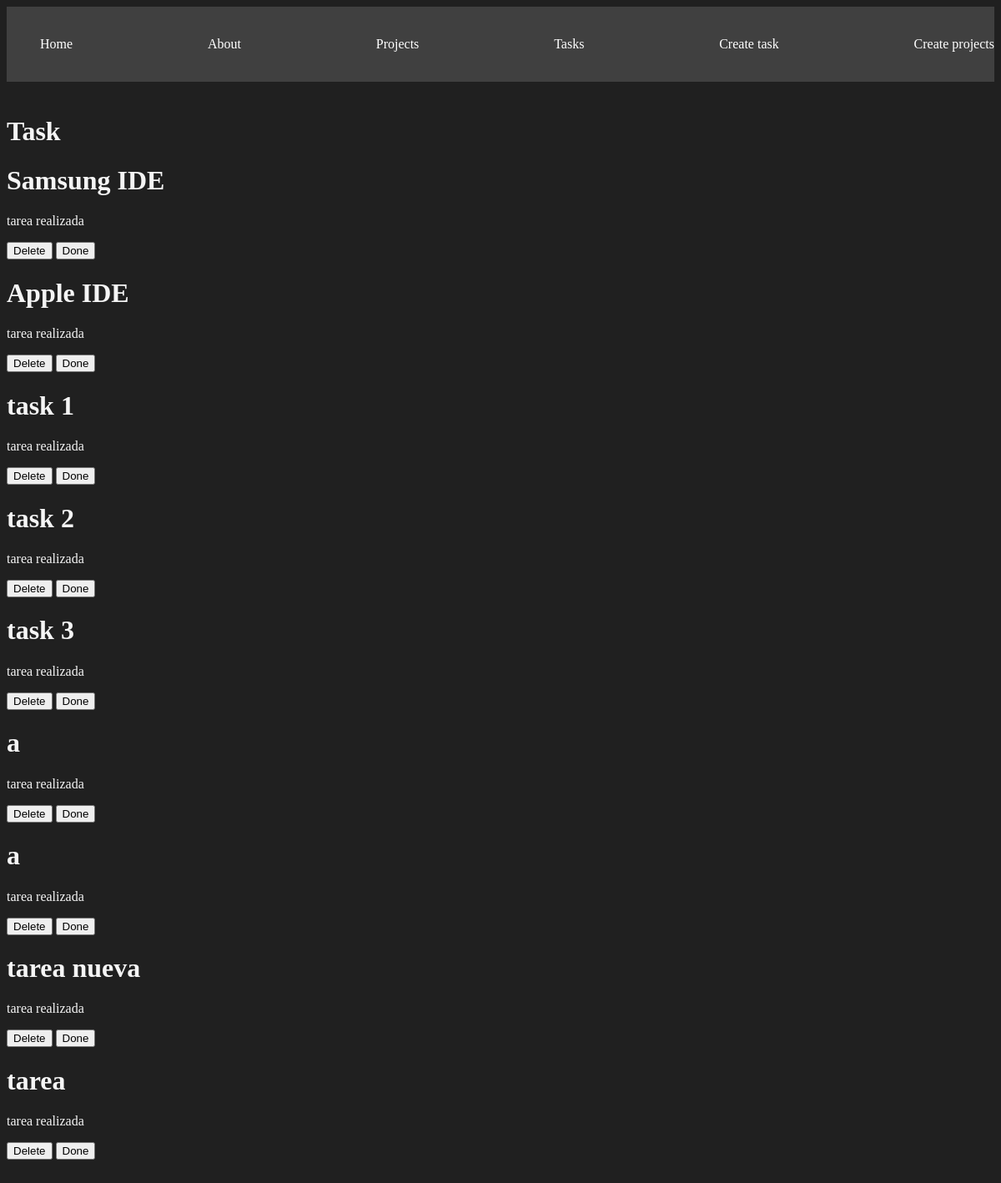
/tasks/, run on the app's committed database.
### myapp/models.py (models this page shows, shortened)
class Task(models.Model):
    title = models.CharField(max_length=200)
    description = models.TextField()
    project = models.ForeignKey(Project, on_delete=models.CASCADE)
    done = models.BooleanField(default=False)

### myapp/views.py (the view)
# urls.py: path('tasks/', views.tasks, name='tasks'),
def tasks(request):
    tasks = Task.objects.all()
    return render(request, 'tasks/tasks.html', {
        'tasks':tasks
        })

### myapp/templates/tasks/tasks.html
{% extends 'layouts/base.html' %}
{% block content %}
<h1>Task</h1>
{% for task in tasks %}
<div>
    <h1>{{task.title}}</h1>
    {% if task.done == false %}
    <p>tarea pendiente</p>
    {% else %}
    <p>tarea realizada</p>
    {% endif %}
    <button>
        Delete
    </button>
    <button>
        Done
    </button>
</div>
{% endfor %}
{% endblock %}

### myapp/templates/layouts/base.html (shortened to what this page needs)
{%load static %}
<!DOCTYPE html>
<html lang="en">
<head>
    <link rel="stylesheet" href="{% static '/styles/main.css' %}">
</head>
<body>
    <nav class="navbar container">
        <ul>
            <li>
                <a href="/">Home</a>
            </li>
            <li>
                <a href="/about">About</a>
            </li>
            <li>
                <a href="{% url 'projects' %}">Projects</a>
            </li>
            <li>
                <a href="{% url 'tasks' %}">Tasks</a>
            </li>
            <li>
                <a href="{% url 'create_task' %}">Create task</a>
            </li>
            <li>
                <a href="{% url 'create_project' %}">Create projects</a>
            </li>
        </ul>
    </nav>
    <main class="container">
        {% block content %}
        {% endblock %}
    </main>
</body>
</html>

### myapp/static/styles/main.css (style rules this page uses)
body { background: #202020; color: whitesmoke; }
.navbar { background: #404040; padding: 10px 0; }
.navbar ul { display: flex; justify-content: space-between; }
.navbar ul li { list-style : none; }
.navbar ul li a { color: white; text-decoration: none; }
.container { max-width: 1200; margin: auto; padding: 20px 0; }

### data on the page
Task: title "Samsung IDE", done "tarea realizada"
Task: title "Apple IDE", done "tarea realizada"
Task: title "task 1", done "tarea realizada"
Task: title "task 2", done "tarea realizada"
Task: title "task 3", done "tarea realizada"
Task: title "a", done "tarea realizada"
Task: title "a", done "tarea realizada"
Task: title "tarea nueva", done "tarea realizada"
Task: title "tarea", done "tarea realizada"
